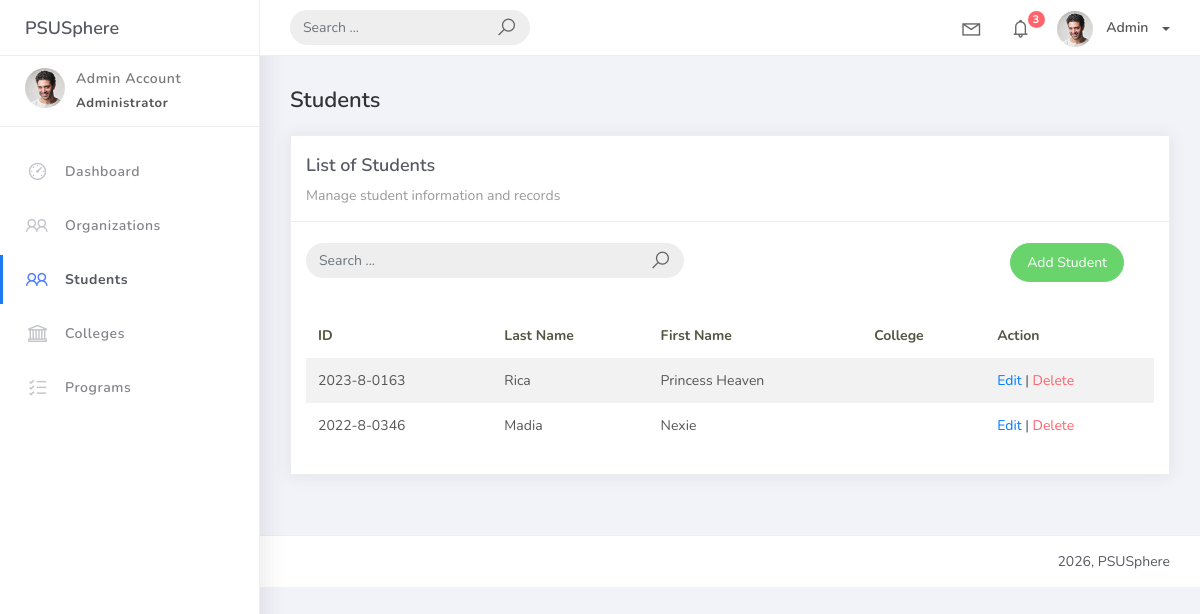
Page /student_list/ on the earlier database version.
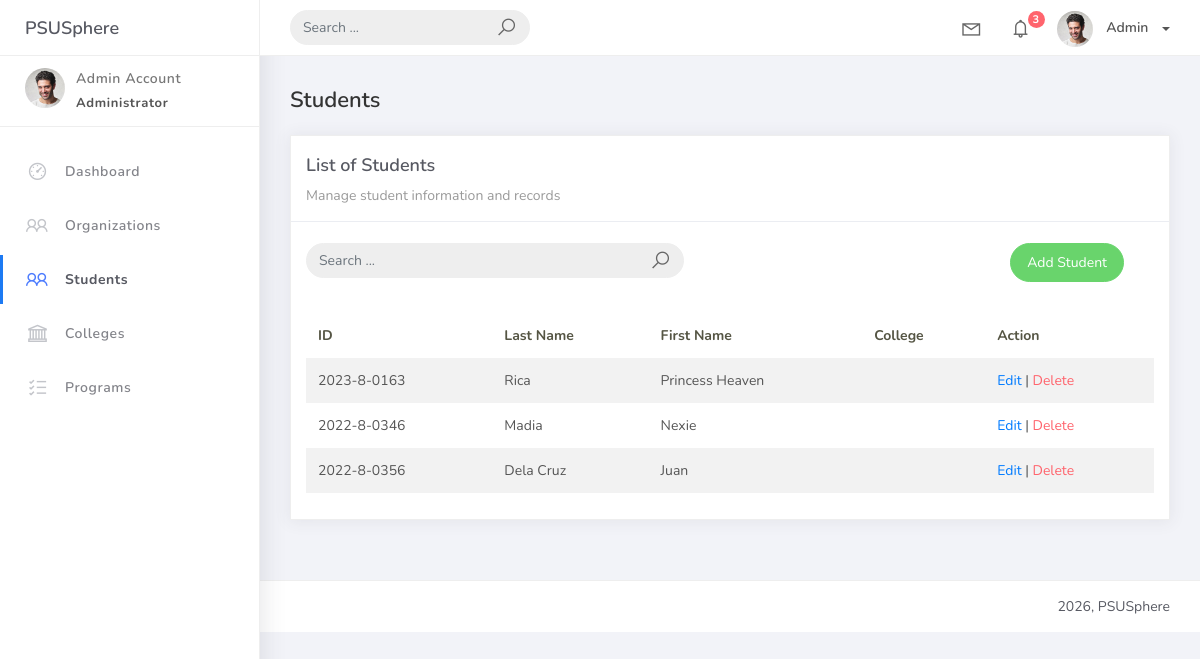
Same page on the later database version.
### studentorg/models.py (models this page shows, shortened)
class BaseModel(models.Model):
    created_at = models.DateTimeField(auto_now_add=True, db_index=True)
    updated_at = models.DateTimeField(auto_now=True)
    class Meta:
        abstract = True

class Student(BaseModel):
    student_id = models.CharField(max_length=15, unique=True)
    lastname = models.CharField(max_length=25)
    firstname = models.CharField(max_length=25)
    middlename = models.CharField(max_length=25, blank=True, null=True)
    program = models.ForeignKey(Program, on_delete=models.CASCADE, related_name="students")

### studentorg/views.py (the view)
# urls.py: path('student_list/', StudentListView.as_view(), name='student-list'),
class StudentListView(ListView):
    model = Student
    template_name = 'student_list.html'
    context_object_name = 'object_list'
    paginate_by = 10
    def get_queryset(self):
        query = self.request.GET.get('q')
        if query:
            return Student.objects.filter(
                Q(lastname__icontains=query) |
                Q(firstname__icontains=query) |
                Q(student_id__icontains=query)
            )
        return Student.objects.all()

### templates/student_list.html (shortened to what this page needs)
{% extends 'base.html' %}
{% load static %}
{% block content %}
<h4 class="page-title">Students</h4>
<div class="row">
    <div class="col-md-12">
        <div class="card">
            <div class="card-header">
                <div class="card-title">List of Students</div>
                <div class="card-category">Manage student information and records</div>
            </div>
            <br />
            <div class="col-md-12 row">
                <div class="col-md-6">
                    <form class="navbar-left navbar-form nav-search mr-md-3" method="GET" action="{% url 'student-list' %}">
                        <div class="input-group">
                            <input type="text" name="q" placeholder="Search ..." class="form-control" value="{{ request.GET.q|default:'' }}">
                            <div class="input-group-append">
                                <span class="input-group-text">
                                    <i class="la la-search search-icon"></i>
                                </span>
                            </div>
                        </div>
                    </form>
                </div>
                <div class="col-md-6">
                    <div class="pull-right">
                        <a href="{% url 'student-add' %}" class="btn btn-success btn-rounded">Add Student</a>
                    </div>
                </div>
            </div>
            <div class="card-body">
                <div class="table-responsive">
                    <table class="table table-striped mt-3">
                        <thead>
                            <tr>
                                <th scope="col">ID</th>
                                <th scope="col">Last Name</th>
                                <th scope="col">First Name</th>
                                <th scope="col">College</th>
                                <th scope="col">Action</th>
                            </tr>
                        </thead>
                        <tbody>
                            {% for object in object_list %}
                            <tr>
                                <td>{{ object.student_id }}</td>
                                <td>{{ object.lastname }}</td>
                                <td>{{ object.firstname }}</td>
                                <td>{{ object.college }}</td>
                                <td>
                                    <a href="{% url 'student-update' object.id %}">Edit</a> |
                                    <a href="{% url 'student-delete' object.id %}" class="text-danger">Delete</a>
                                </td>
                            </tr>
                            {% empty %}
                            <tr>
                                <td colspan="5" style="text-align: center">
                                    <p class="text-sm font-weight-bold mb-0">No Records Found</p>
                                </td>
                            </tr>
                            {% endfor %}
                        </tbody>
                    </table>
                </div>
            </div>
        </div>
    </div>
</div>
{% endblock %}

Differences in the rows shown:
added Student: student_id "2022-8-0356", lastname "Dela Cruz", firstname "Juan"
